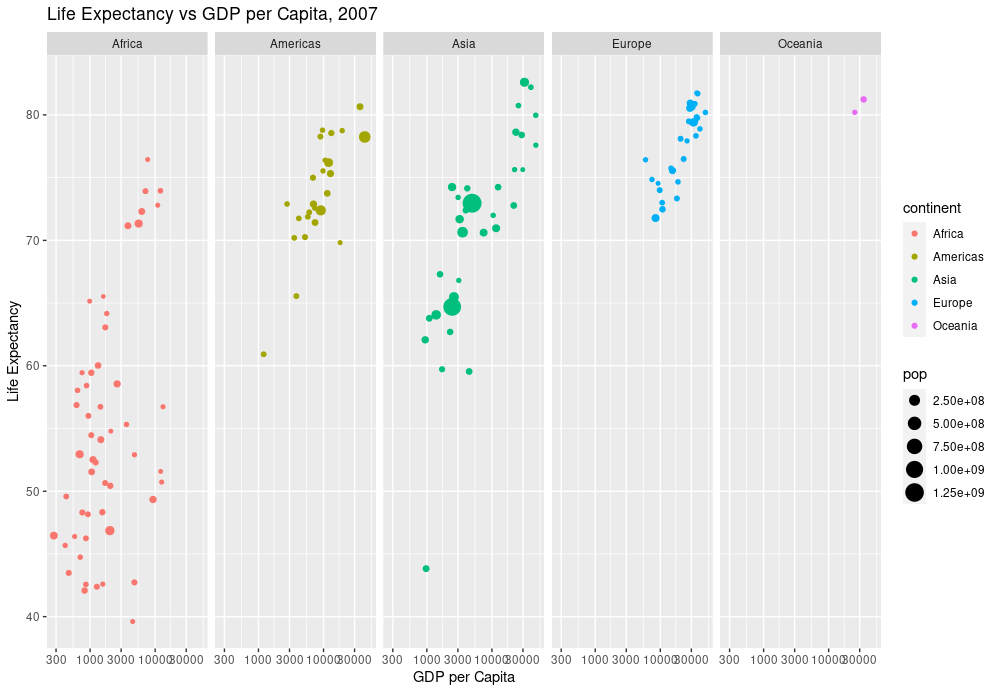

Write R code to recreate this figure.
library(tidyverse)
#load gapminder data
library(gapminder)

#examine data structure
glimpse(gapminder)

#what years are included as observations?
levels(factor(gapminder$year))

#filter the data for year, arrange by gdpPercap descending
gap_2007 <- gapminder %>%
  filter(year == 2007) %>%
  arrange(desc(gdpPercap))

#plot life expectancy described by gdp per capita, facet by continent
#color by continent, size = population
ggplot(gap_2007, aes(x = gdpPercap, y = lifeExp, color = continent, size = pop)) +
  geom_point() +
  scale_x_log10() +
  facet_grid(~continent) + 
  labs(title = "Life Expectancy vs GDP per Capita, 2007",
       x = "GDP per Capita",
       y = "Life Expectancy")
